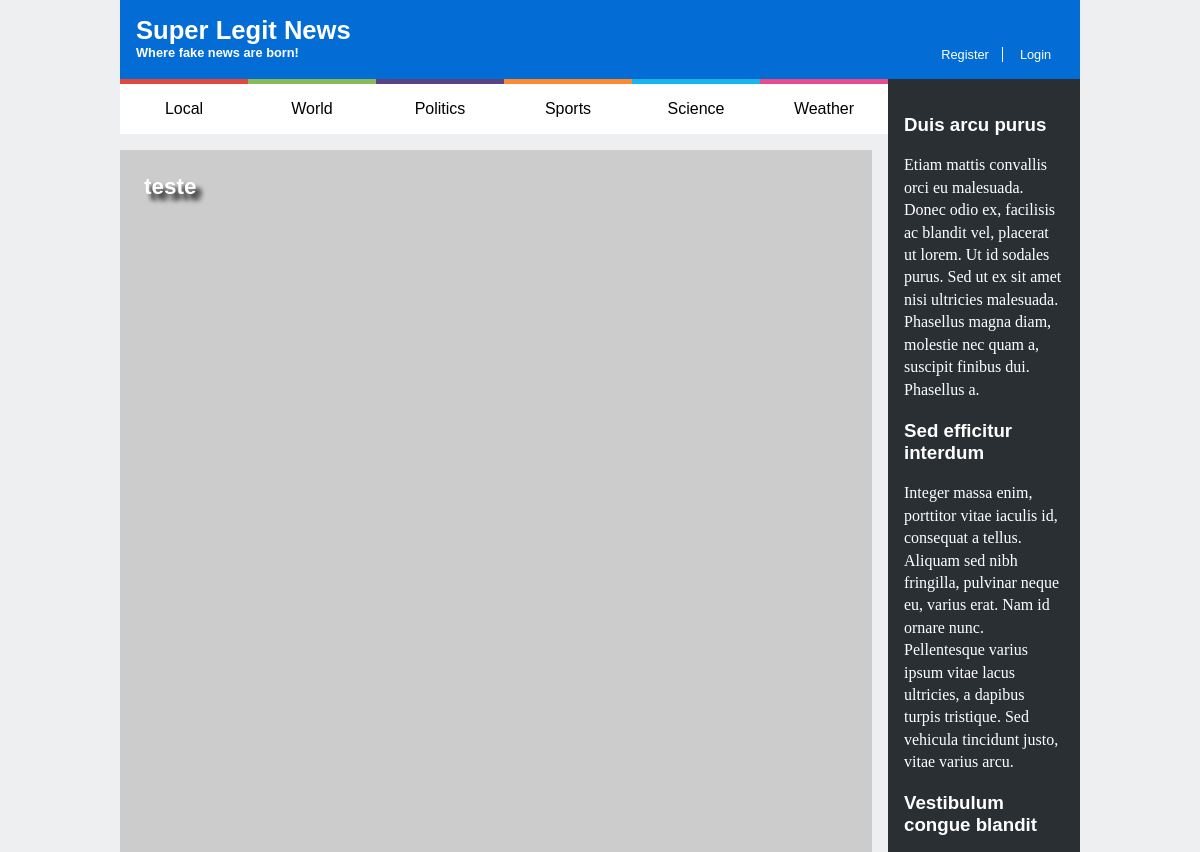
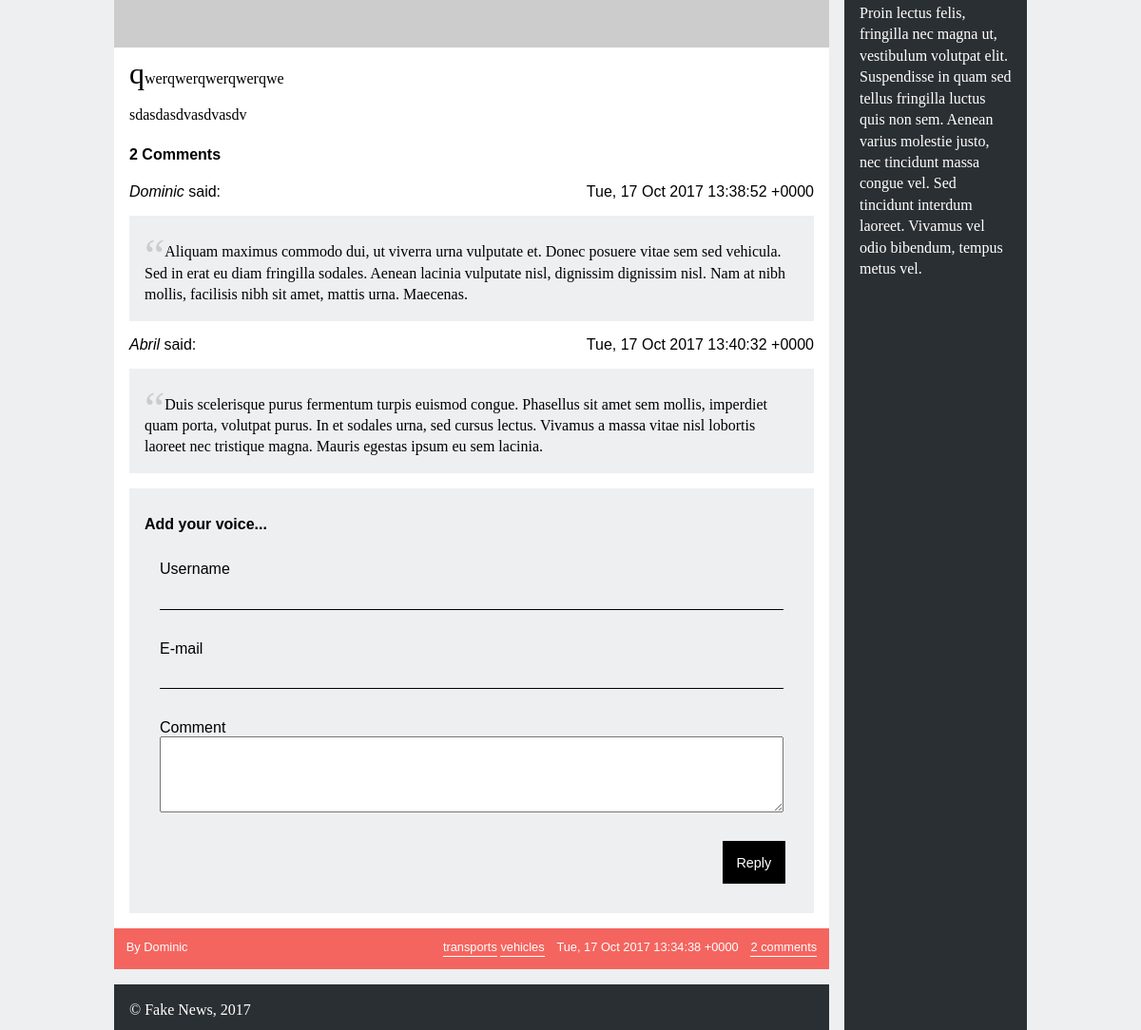
Page /exercise3/news_item.php?id=4 on the committed database (2 pictures, top to bottom).
### tables this page shows
CREATE TABLE news (
  id INTEGER PRIMARY KEY,
  title VARCHAR,
  published INTEGER, -- date when the article was published in epoch format
  tags VARCHAR, -- comma separated tags
  username VARCHAR REFERENCES users, -- who wrote the article
  introduction VARCHAR,
  fulltext VARCHAR
);

CREATE TABLE comments (
  id INTEGER PRIMARY KEY,
  news_id INTEGER REFERENCES news,
  username VARCHAR REFERENCES users,
  published INTEGER, -- date when news item was published in epoch format
  text VARCHAR
);

### exercise3/news_item.php (called while the page is built, shortened)
<?php
  include_once('database/connection.php');
  include_once('database/news.php');
  include_once('database/comments.php');
  $article = getArticle($_GET['id']);
  $tags = explode(',', $article['tags']);
  $comments = getComments($_GET['id']);
  include_once('templates/common/header.php');
  include_once('templates/news/view_news.php');
  include_once('templates/common/footer.php');
?>

### exercise3/database/news.php (called while the page is built, shortened)
<?php
    function getArticle(int $id) {
        global $db;
        $stmt = $db->prepare('SELECT * FROM news JOIN users USING (username) WHERE id = ?');
        $stmt->execute(array($id));
        return $stmt->fetch();;
    }
?>

### exercise3/database/comments.php (called while the page is built)
<?php
    function getComments(int $id) {
        global $db;
        $stmt = $db->prepare('SELECT * FROM comments JOIN users USING (username) WHERE news_id = ?');
        $stmt->execute(array($id));
        return $stmt->fetchAll();
    }
?>

### exercise3/templates/news/view_news.php (the view)
<html lang="en-US">
    <section id="news">
      <article>
        <header>
        <h1>
        <?php if (array_key_exists('username',$_SESSION) && !empty($_SESSION['username'])) {?>
          <a href="edit_news.php?id=<?= $article['id']?>"><?= $article['title']?></a>
        <?php } else {?>
          <a href="news_item.php?id=<?= $article['id']?>"><?= $article['title']?></a>
        <?php }?>
      </h1>
        </header>
        <img src="https://picsum.photos/200/300<?= $tags[0]?>" alt="">
        <p><?= $article['introduction']?></p>
        <p><?= $article['fulltext']?></p>
        <section id="comments">
          <h1><?= count($comments)?> Comments</h1>
          <?php foreach ($comments as $comment) {?>
            <article class="comment">
              <span class="user"><?= ucfirst($comment['username'])?></span>
              <span class="date"><?= date(DATE_RSS, $comment['published'])?></span>
              <p><?= $comment['text']?></p>
            </article>
          <?php }?>
          <form>
            <h2>Add your voice...</h2>
            <label>Username
              <input type="text" name="username">
            </label>
            <label>E-mail
              <input type="email" name="email">
            </label>
            <label>Comment
              <textarea name="comment"></textarea>
            </label>
            <input type="submit" value="Reply">
          </form>
        </section>
        <footer>
          <span class="author"><?= ucfirst($article['username']) ?></span>
          <span class="tags">
            <?php foreach($tags as $tag) {?>
              <a href="list_news.php"><?= $tag?></a>
            <?php }?>
          </span>
          <span class="date"><?= date(DATE_RSS, $article['published'])?></span>
          <a class="comments" href="news_item.php?id=<?= $article['id']?>"><?= count($comments)?></a>
        </footer>
      </article>
    </section>
</html>

### exercise3/design/style.css (style rules this page uses)
#news header { max-width: 10em; padding: 1em; position: absolute; }
#news header h1 { margin: 0; text-shadow: .2em .2em .2em black; }
#news header a { color: white; text-decoration: none; }
#news img { width: 100%; }
#news > article { background-color: white; margin: 1em 1em 1em 0; }
#news > article > p { padding: 0 1em; }
#news > article > p:first-of-type:first-letter { font-size: 2em; }
#news footer { color: white; background-color: #f4655f; padding: 1em; }
#news footer a { color: white; text-decoration: none; border-bottom: 1px solid white; padding-bottom: 2px; }
#news footer .tags { margin-right: 1em; }
#news footer .comments { margin-left: 1em; }
#news footer .comments:after { content: ' comments'; }
#news footer .author:before { content: "By "; }
p { font-family: "Georgia", serif; line-height: 1.4em; }
header a { font-size: 0.8em; }
#news header { font-size: 1.5em; }
#news footer { font-size: 0.8em; }

### exercise3/design/layout.css (style rules this page uses)
#news { grid-column: start; }
#news footer { display: flex; }
#news footer .author { flex-grow: 1; }

### exercise3/design/comments.css (style rules this page uses)
#comments { margin: 1em; }
#comments .user { font-style: italic; }
#comments .user:after { font-style: normal; content: ' said:'; }
#comments .date { float: right; }
#comments p { background-color: #edeff0; padding: 1em; }
#comments p:before { content: '\201C'; font-size: 3em; position: relative; top: 15px; color: #ccc; }
#comments form { width: auto; margin: 0; background-color: #edeff0; }
#comments input { background-color: #edeff0; }
#comments textarea { display: block; width: 100%; height: 6em; }
#comments input[type=submit] { width: auto; background-color: black; color: white; border: none; margin: 1em; padding: 1em; margin-left: auto; }
#comments form h2 { font-size: 1em; }

### exercise3/design/forms.css (style rules this page uses)
form { background-color: white; color: black; margin: 2em auto; width: 20em; padding: 1em; }
label { padding: 1em; }
label, input { display: block; }
input { border: none; background-color: white; color: black; border-bottom: 1px solid black; margin-top: 1em; width: 100%; font-size: 0.9em; }
input[type=submit] { width: auto; background-color: black; color: white; border: none; margin: 1em; padding: 1em; margin-left: auto; }

### rows in the picture
news: title "teste", introduction "qwerqwerqwerqwerqwe", fulltext "sdasdasdvasdvasdv", username "Dominic", tags "transports", tags "vehicles", published "Tue, 17 Oct 2017 13:34:38 +0000"
comments: username "Dominic", published "Tue, 17 Oct 2017 13:38:52 +0000", text "Aliquam maximus commodo dui, ut viverra urna vulputate et. Donec posuere vitae sem sed vehicula. Sed in erat eu diam fringilla sodales. Aenean lacinia vulputate nisl, dignissim dignissim nisl. Nam at nibh mollis, facilisis nibh sit amet, mattis urna. Maecenas."
comments: username "Abril", published "Tue, 17 Oct 2017 13:40:32 +0000", text "Duis scelerisque purus fermentum turpis euismod congue. Phasellus sit amet sem mollis, imperdiet quam porta, volutpat purus. In et sodales urna, sed cursus lectus. Vivamus a massa vitae nisl lobortis laoreet nec tristique magna. Mauris egestas ipsum eu sem lacinia."

### other values in the picture
count($comments) "2"
